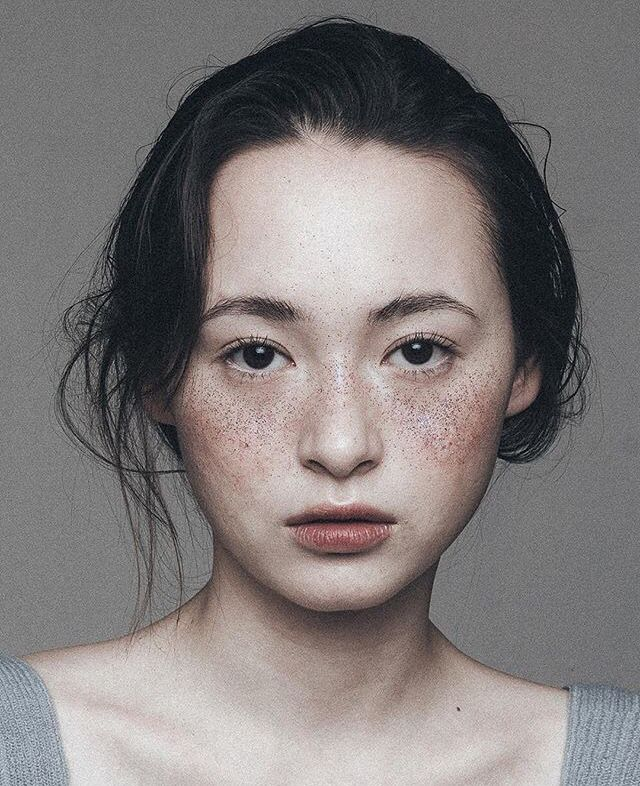
#> input picture test.jpg, 640 x 786 px
$ python detectioncode.py
#> lines starting #> are read from the running program, lines starting #| are printed output that depends on the picture; after the words box and inside, x2 and y2 are one past the last pixel; in counts of white or black regions, pixels touching at a corner belong together
#PROGRAM TO FACE DETECTION USING OPEN CV IN A PICTURE

import cv2

# Load the cascade

fcas = cv2.CascadeClassifier(cv2.data.haarcascades + "haarcascade_frontalface_default.xml")

# Read the input image

pic = cv2.imread("test.jpg")
#> pic is the input picture: shape (786, 640, 3); mean B, G, R 122.9, 123.5, 129

# Convert into grayscale

gray_img = cv2.cvtColor(pic, cv2.COLOR_BGR2GRAY)

# Detect faces

faces = fcas.detectMultiScale(gray_img, scaleFactor=1.05, minNeighbors=5)
#> faces = [[135, 189, 414, 414]]

# Draw rectangle around the faces

for (x, y, w, h) in faces:
    cv2.rectangle(pic, (x, y), (x + w, y + h), (255, 0, 0), 2)
#> this loop made 1 pass
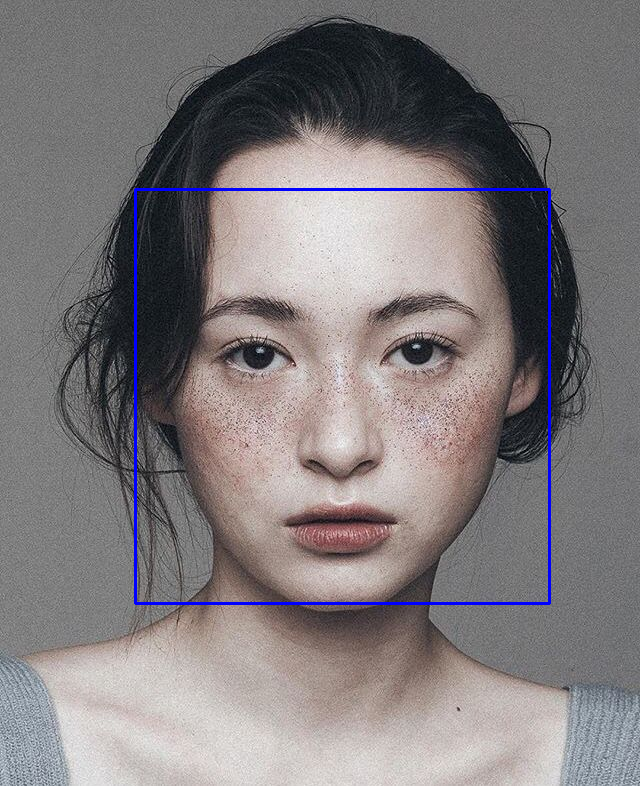
#> pic: shape (786, 640, 3); 0.99% of pixels changed, all inside (x1, y1, x2, y2) = (134, 188, 551, 605)

# Display the output

cv2.imshow('img', pic)
cv2.waitKey()
